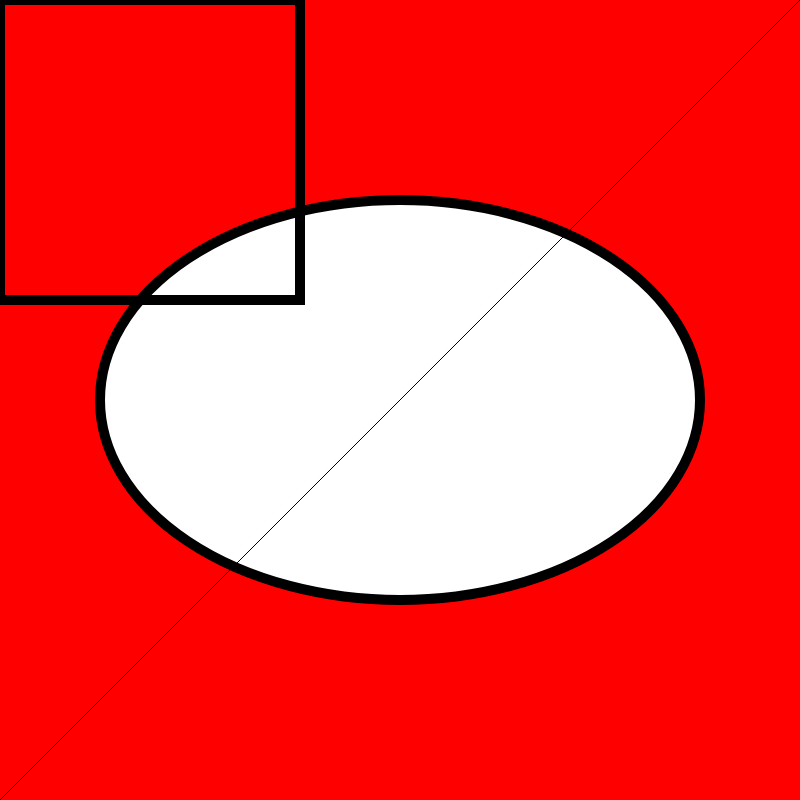
Frame 1 (no input)
Frame 60 (no input): identical to frame 1, image omitted
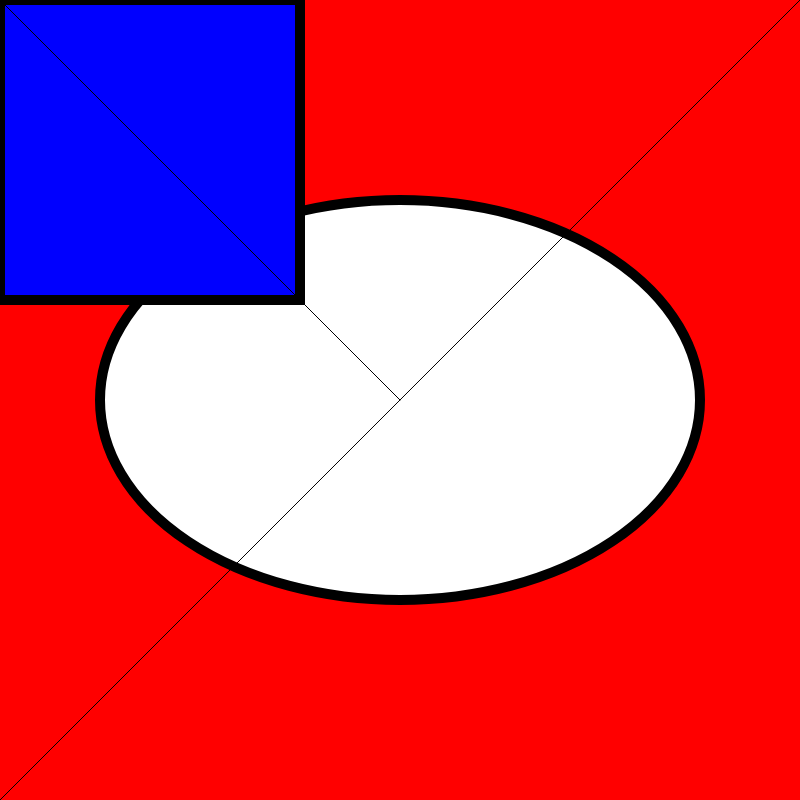
Frame 120 (the mouse pressed at the canvas centre since frame 60)

The p5.js sketch that drew these frames (run headless with seeded random() and noise() and a simulated clock; from frame 60 on, the mouse is pressed at the canvas centre):

// p5.js sketch
// ── sketch.js
function setup() {
  createCanvas(800, 800);
 
}

function draw() {
  background(255,0,0);
  //point(300,500);
  strokeWeight(10);
  
  fill(255);
  ellipse(400,400, 600,400);

  fill(0,0,255, mouseX);
  rect(0,0,300,300);

  strokeWeight(1);
 
  line(0,0,mouseX,mouseY);
  line(0,800,800,0);
  
  //noLoop();

  
}
